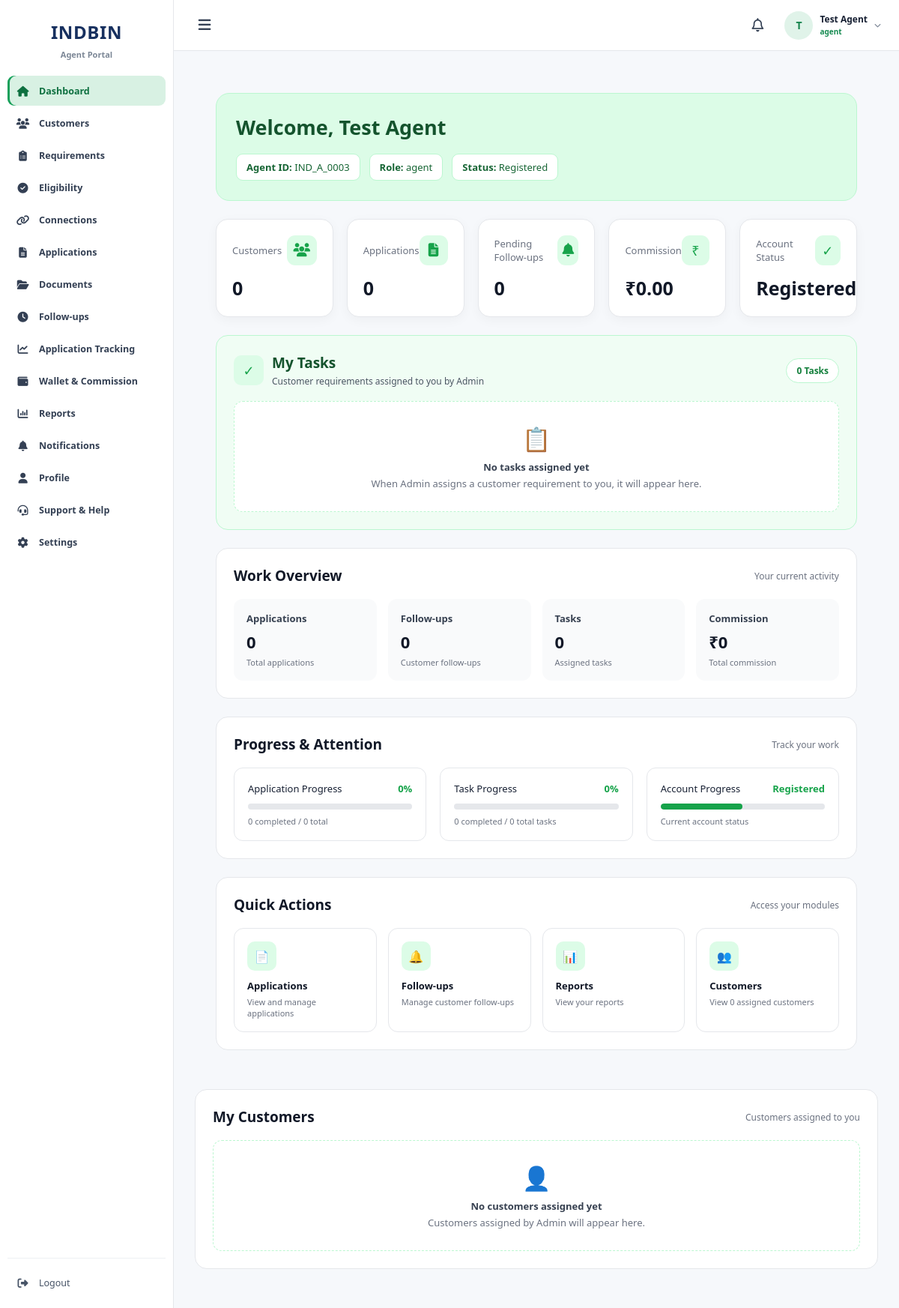
Page /agent/dashboard/index.php (signed in) on the committed database.
### tables this page shows
CREATE TABLE users (
    id                INT UNSIGNED AUTO_INCREMENT PRIMARY KEY,
    role              ENUM('customer','agent','merchant','admin') NOT NULL DEFAULT 'customer',
    full_name         VARCHAR(150)  NOT NULL,
    email             VARCHAR(190)  NOT NULL,
    mobile            VARCHAR(15)   NULL,
    password_hash     VARCHAR(255)  NOT NULL,

     
    party_code        VARCHAR(32)   NULL,
    customer_code     VARCHAR(32)   NULL,    

     
    business_name     VARCHAR(180)  NULL,
    business_type     VARCHAR(100)  NULL,
    merchant_id       INT UNSIGNED  NULL,    

     
    referral_code     VARCHAR(24)   NULL,
    upline_id         INT UNSIGNED  NULL,

     
    mobile_verified   TINYINT(1)    NOT NULL DEFAULT 0,
    email_verified    TINYINT(1)    NOT NULL DEFAULT 0,
    kyc_status        ENUM('not_started','pending','approved','rejected','resubmit')
                      NOT NULL DEFAULT 'not_started',
    business_verification_status ENUM('not_started','pending','approved','rejected')
                      NOT NULL DEFAULT 'not_started',
    background_status ENUM('not_started','pending','approved','rejected')
                      NOT NULL DEFAULT 'not_started',
    onboarding_step   TINYINT UNSIGNED NOT NULL DEFAULT 1,
    account_status    ENUM('registered','onboarding','active','suspended','closed')
                      NOT NULL DEFAULT 'registered',

    risk_score        SMALLINT UNSIGNED NULL,
    risk_category     VARCHAR(30)   NULL,
    credit_limit      DECIMAL(12,2) NOT NULL DEFAULT 0.00,

    preferred_support_channel VARCHAR(30) NULL,
    onboarding_completed_at   DATETIME NULL,
    agreement_signed_at       DATETIME NULL,
    product_enablement_completed_at DATETIME NULL,
    account_setup_completed_at DATETIME NULL,
    training_completed_at     DATETIME NULL,
    app_walkthrough_completed_at DATETIME NULL,

    last_login_at     DATETIME      NULL,
    created_at        TIMESTAMP     NOT NULL DEFAULT CURRENT_TIMESTAMP,
    updated_at        TIMESTAMP     NOT NULL DEFAULT CURRENT_TIMESTAMP ON UPDATE CURRENT_TIMESTAMP,

    UNIQUE KEY uq_users_email    (email),
    UNIQUE KEY uq_users_mobile   (mobile),
    UNIQUE KEY uq_users_party    (party_code),
    UNIQUE KEY uq_users_code     (customer_code),
    UNIQUE KEY uq_users_referral (referral_code),
    KEY idx_users_role_status    (role, account_status),
    KEY idx_users_upline         (upline_id)
);

### agent/dashboard/index.php (the view, shortened to what the rows shown need)
<?php
require_once __DIR__ . '/../../core/bootstrap.php';
$agent = require_agent($pdo);
$user_id = (int)($agent['id'] ?? ($_SESSION['user_id'] ?? 0));
function agentTableExists(
    PDO $pdo,
    string $table
): bool {
    try {
        $stmt = $pdo->prepare("
            SELECT COUNT(*)
            FROM information_schema.tables
            WHERE table_schema = DATABASE()
            AND table_name = ?
        ");
        $stmt->execute([$table]);
        return (int)$stmt->fetchColumn() > 0;
    } catch (Throwable $e) {
        return false;
    }
}
function agentColumnExists(
    PDO $pdo,
    string $table,
    string $column
): bool {
    try {
        $stmt = $pdo->prepare("
            SELECT COUNT(*)
            FROM information_schema.columns
            WHERE table_schema = DATABASE()
            AND table_name = ?
            AND column_name = ?
        ");
        $stmt->execute([
            $table,
            $column
        ]);
        return (int)$stmt->fetchColumn() > 0;
    } catch (Throwable $e) {
        return false;
    }
}
function agentEsc($value): string
{
    return htmlspecialchars(
        (string)$value,
        ENT_QUOTES,
        'UTF-8'
    );
}
$agent_id =
    'IND_A_' .
    str_pad(
        (string)$user_id,
        4,
        '0',
        STR_PAD_LEFT
    );
$account_status = 'Active';
if (agentTableExists($pdo, 'users')) {
    try {
        $userColumns = ['id'];
        foreach ([
            'full_name',
            'email',
            'assigned_role',
            'party_code',
            'agent_code',
            'agent_id',
            'user_code',
            'account_status'
        ] as $column) {
            if (
                agentColumnExists(
                    $pdo,
                    'users',
                    $column
                )
            ) {
                $userColumns[] = $column;
            }
        }
        $stmt = $pdo->prepare("
            SELECT
                " . implode(', ', $userColumns) . "
            FROM users
            WHERE id = ?
            LIMIT 1
        ");
        $stmt->execute([
            $user_id
        ]);
        $user = $stmt->fetch(PDO::FETCH_ASSOC);
        if ($user) {
            if (!empty($user['full_name'])) {
                $agent_name = $user['full_name'];
            }
            if (!empty($user['account_status'])) {
                $account_status = ucfirst(
                    strtolower(
                        trim((string)$user['account_status'])
                    )
                );
            }
        }
    } catch (Throwable $e) {
    }
}
require_once __DIR__ . '/shell.php';
agent_shell_open(
    $pdo,
    $user_id,
    'dashboard',
    'Dashboard'
);
?>
<div class="content">
    <div class="welcome">
        <h1>
            Welcome,
            <?= agentEsc($agent_name) ?>
        </h1>
        <div class="agent-details">
            <div class="agent-detail">
                <strong>
                </strong>
                <?= agentEsc($agent_id) ?>
            </div>
            <div class="agent-detail">
                <strong>
                </strong>
                <?= agentEsc($agent_role !== '' ? $agent_role : 'Role Not Assigned') ?>
            </div>
            <div class="agent-detail">
                <strong>
                </strong>
                <?= agentEsc($account_status) ?>
            </div>
        </div>
    </div>
    <div class="stats">
    <div class="stat-card">
        <div class="stat-header">
            <div class="stat-title">
            </div>
            <div class="stat-icon">
            </div>
        </div>
        <div class="stat-value">
            <?= agentEsc($account_status) ?>
        </div>
    </div>
</div>
<div class="task-section">
        <div class="task-header">
            <div class="task-heading">
                <div>
                    <h2>
                        My Tasks
                    </h2>
                </div>
            </div>
        </div>
    </div>
    <div class="section">
        <div class="section-title">
            <h2>
                Work Overview
            </h2>
        </div>
    </div>
    <div class="section">
        <div class="section-title">
            <h2>
                Progress & Attention
            </h2>
        </div>
        <div class="progress-grid">
            <div class="progress-card">
                <div class="progress-header">
                    <span>
                        Account Progress
                    </span>
                    <strong>
                        <?= agentEsc(
                            $account_status
                        ) ?>
                    </strong>
                </div>
            </div>
        </div>
    </div>
    <div class="section">
        <div class="section-title">
            <h2>
                Quick Actions
            </h2>
        </div>
    </div>
</div>
    <div class="section">
        <div class="section-title">
            <h2>
                My Customers
            </h2>
        </div>
    </div>
<?php
agent_shell_close();
?>

### agent/dashboard/shell.php (shortened to what the rows shown need)
<?php
if (!function_exists('agent_shell_esc')) {
    function agent_shell_esc($value): string
    {
        return htmlspecialchars(
            (string)$value,
            ENT_QUOTES,
            'UTF-8'
        );
    }
}
if (!function_exists('agent_shell_open')) {
    function agent_shell_open(
        PDO $pdo,
        int $user_id,
        string $page_title = 'Dashboard',
        string $active_page = 'index.php'
    ): void {
        global
            $agent_name,
            $agent_role,
            $role,
            $agent_id,
            $pending_followups,
            $pending_followups_list,
            $agent_notifications,
            $notification_count;
        $name =
            trim(
                (string)(
                    $agent_name ?? ''
                )
            );
        $current_role =
            trim(
                (string)(
                    $agent_role
                    ?? ($role ?? '')
                )
            );
        $code =
            trim(
                (string)(
                    $agent_id ?? ''
                )
            );
        try {
            $stmt = $pdo->prepare("
                SELECT *
                FROM users
                WHERE id = ?
                LIMIT 1
            ");
            $stmt->execute([
                $user_id
            ]);
            $user =
                $stmt->fetch(
                    PDO::FETCH_ASSOC
                ) ?: [];
            if ($current_role === '') {
                $current_role =
                    trim(
                        (string)(
                            $user['role']
                            ?? $user['user_role']
                            ?? $user['assigned_role']
                            ?? ''
                        )
                    );
            }
        } catch (Throwable $e) {
            $user = [];
        }
        $initial =
            strtoupper(
                substr(
                    $name,
                    0,
                    1
                )
            );
        $agent_name =
            $name;
        $agent_role =
            $current_role;
        $agent_id =
            $code;
        ?>
<!DOCTYPE html>
<html lang="en">
<head>
<link
    rel="stylesheet"
    href="https://cdnjs.cloudflare.com/ajax/libs/font-awesome/6.5.2/css/all.min.css"
>
</head>
<body>
<div class="app">
    <main class="main">
        <header class="topbar">
            <div class="top-right">
                <div class="profile-wrap">
                    <button
                        type="button"
                        class="profile-button"
                        id="agentProfileButton"
                        aria-expanded="false"
                    >
                        <span class="profile-circle">
                            <?= agent_shell_esc(
                                $initial
                            ) ?>
                        </span>
                        <span class="profile-text">
                            <span class="profile-name">
                                <?= agent_shell_esc(
                                    $name
                                ) ?>
                            </span>
                            <span class="profile-role">
                                <?= agent_shell_esc(
                                    $current_role
                                ) ?>
                            </span>
                        </span>
                        <i
                            class="
                            fa-solid
                            fa-chevron-down
                            profile-arrow
                            "
                        ></i>
                    </button>
                </div>
            </div>
        </header>
        <div class="content">
<?php
    }
}
if (!function_exists('agent_shell_close')) {
    function agent_shell_close(): void
    {
        ?>
        </div>
    </main>
</div>
</body>
</html>
<?php
    }
}
?>

### rows in the picture
users: full_name "T", full_name "Test Agent", role "agent", id "IND_A_0003", account_status "Registered"

### other values in the picture
$total_customers "0"
$total_applications "0"
$total_followups "0"
$total_commission "0.00"
$total_tasks "0"
$total_commission "0"
$applicationProgress "0"
$approved_applications "0"
$completed_tasks "0"
